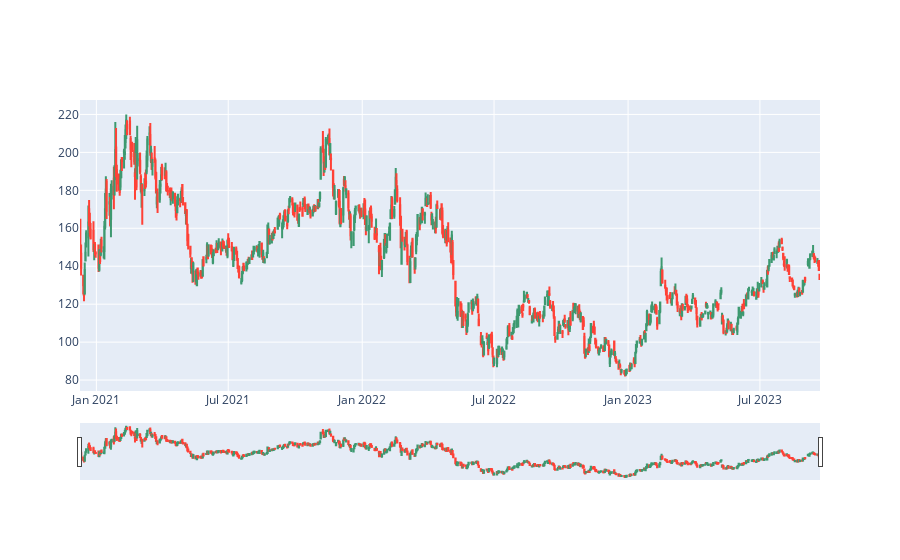

Here is the notebook cell this chart was saved with:
### Code cell
plot_candle_stick(df)

### Figure 1 — Plotly figure (JSON) as saved in the notebook; plotly's stock layout.template omitted (floating-point values rounded to 4 significant figures; data arrays with more than 128 entries replaced by an {"elided": "..."} marker saying what was removed)
{"data": [{"close": {"elided": "699 float values"}, "high": {"elided": "699 float values"}, "low": {"elided": "699 float values"}, "open": {"elided": "699 float values"}, "type": "candlestick", "x": {"elided": "699 str values"}}], "layout": {}}
